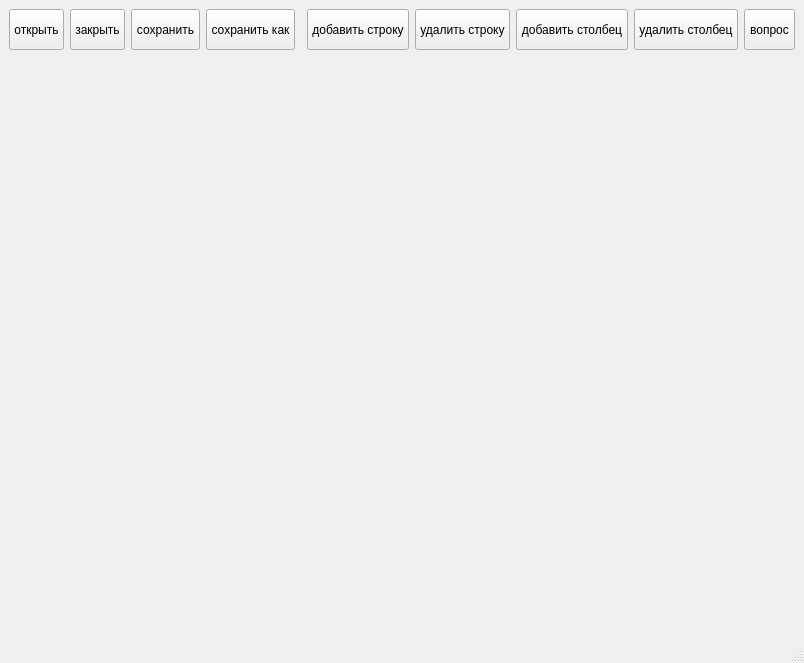
<?xml version="1.0" encoding="UTF-8"?>
<ui version="4.0">
 <class>MainWindow</class>
 <widget class="QMainWindow" name="MainWindow">
  <property name="geometry">
   <rect>
    <x>0</x>
    <y>0</y>
    <width>804</width>
    <height>663</height>
   </rect>
  </property>
  <property name="windowTitle">
   <string>MainWindow</string>
  </property>
  <widget class="QWidget" name="centralwidget">
   <layout class="QGridLayout" name="gridLayout">
    <item row="0" column="0">
     <widget class="QToolButton" name="newTab">
      <property name="minimumSize">
       <size>
        <width>51</width>
        <height>41</height>
       </size>
      </property>
      <property name="toolTip">
       <string>&lt;html&gt;&lt;head/&gt;&lt;body&gt;&lt;p align=&quot;center&quot;&gt;Добавить лист&lt;/p&gt;&lt;/body&gt;&lt;/html&gt;</string>
      </property>
      <property name="text">
       <string>открыть</string>
      </property>
     </widget>
    </item>
    <item row="0" column="1">
     <widget class="QToolButton" name="deleteTab">
      <property name="minimumSize">
       <size>
        <width>51</width>
        <height>41</height>
       </size>
      </property>
      <property name="toolTip">
       <string>&lt;html&gt;&lt;head/&gt;&lt;body&gt;&lt;p align=&quot;center&quot;&gt;Удалить лист&lt;/p&gt;&lt;/body&gt;&lt;/html&gt;</string>
      </property>
      <property name="text">
       <string>закрыть</string>
      </property>
     </widget>
    </item>
    <item row="1" column="0" colspan="10">
     <widget class="QWidget" name="widget" native="true">
      <property name="minimumSize">
       <size>
        <width>782</width>
        <height>498</height>
       </size>
      </property>
     </widget>
    </item>
    <item row="0" column="2">
     <widget class="QToolButton" name="save">
      <property name="minimumSize">
       <size>
        <width>51</width>
        <height>41</height>
       </size>
      </property>
      <property name="toolTip">
       <string>&lt;html&gt;&lt;head/&gt;&lt;body&gt;&lt;p align=&quot;center&quot;&gt;Сохранить файл&lt;/p&gt;&lt;/body&gt;&lt;/html&gt;</string>
      </property>
      <property name="text">
       <string>сохранить</string>
      </property>
     </widget>
    </item>
    <item row="0" column="3">
     <widget class="QToolButton" name="saveAs">
      <property name="minimumSize">
       <size>
        <width>51</width>
        <height>41</height>
       </size>
      </property>
      <property name="toolTip">
       <string>&lt;html&gt;&lt;head/&gt;&lt;body&gt;&lt;p align=&quot;center&quot;&gt;Сохранить как файл&lt;/p&gt;&lt;/body&gt;&lt;/html&gt;</string>
      </property>
      <property name="whatsThis">
       <string>&lt;html&gt;&lt;head/&gt;&lt;body&gt;&lt;p&gt;&lt;br/&gt;&lt;/p&gt;&lt;/body&gt;&lt;/html&gt;</string>
      </property>
      <property name="text">
       <string>сохранить как</string>
      </property>
     </widget>
    </item>
    <item row="0" column="5">
     <widget class="QToolButton" name="row">
      <property name="minimumSize">
       <size>
        <width>51</width>
        <height>41</height>
       </size>
      </property>
      <property name="toolTip">
       <string>&lt;html&gt;&lt;head/&gt;&lt;body&gt;&lt;p align=&quot;center&quot;&gt;Добавить строку&lt;/p&gt;&lt;/body&gt;&lt;/html&gt;</string>
      </property>
      <property name="whatsThis">
       <string>&lt;html&gt;&lt;head/&gt;&lt;body&gt;&lt;p&gt;Добавить строку&lt;/p&gt;&lt;/body&gt;&lt;/html&gt;</string>
      </property>
      <property name="text">
       <string>добавить строку</string>
      </property>
     </widget>
    </item>
    <item row="0" column="6">
     <widget class="QToolButton" name="deleteRow">
      <property name="minimumSize">
       <size>
        <width>51</width>
        <height>41</height>
       </size>
      </property>
      <property name="toolTip">
       <string>&lt;html&gt;&lt;head/&gt;&lt;body&gt;&lt;p align=&quot;center&quot;&gt;Удалить строку&lt;/p&gt;&lt;/body&gt;&lt;/html&gt;</string>
      </property>
      <property name="text">
       <string>удалить строку</string>
      </property>
     </widget>
    </item>
    <item row="0" column="7">
     <widget class="QToolButton" name="column">
      <property name="minimumSize">
       <size>
        <width>51</width>
        <height>41</height>
       </size>
      </property>
      <property name="toolTip">
       <string>&lt;html&gt;&lt;head/&gt;&lt;body&gt;&lt;p align=&quot;center&quot;&gt;Добавить столбец&lt;/p&gt;&lt;/body&gt;&lt;/html&gt;</string>
      </property>
      <property name="whatsThis">
       <string>&lt;html&gt;&lt;head/&gt;&lt;body&gt;&lt;p&gt;Добавить столбец&lt;/p&gt;&lt;/body&gt;&lt;/html&gt;</string>
      </property>
      <property name="text">
       <string>добавить столбец</string>
      </property>
     </widget>
    </item>
    <item row="0" column="8">
     <widget class="QToolButton" name="deleteColumn">
      <property name="minimumSize">
       <size>
        <width>51</width>
        <height>41</height>
       </size>
      </property>
      <property name="toolTip">
       <string>&lt;html&gt;&lt;head/&gt;&lt;body&gt;&lt;p align=&quot;center&quot;&gt;Удалить столбец&lt;/p&gt;&lt;/body&gt;&lt;/html&gt;</string>
      </property>
      <property name="text">
       <string>удалить столбец</string>
      </property>
     </widget>
    </item>
    <item row="0" column="9">
     <widget class="QToolButton" name="question">
      <property name="minimumSize">
       <size>
        <width>51</width>
        <height>41</height>
       </size>
      </property>
      <property name="toolTip">
       <string>&lt;html&gt;&lt;head/&gt;&lt;body&gt;&lt;p align=&quot;center&quot;&gt;Полезная информация&lt;/p&gt;&lt;/body&gt;&lt;/html&gt;</string>
      </property>
      <property name="text">
       <string>вопрос</string>
      </property>
     </widget>
    </item>
   </layout>
  </widget>
  <widget class="QMenuBar" name="menubar">
   <property name="geometry">
    <rect>
     <x>0</x>
     <y>0</y>
     <width>804</width>
     <height>26</height>
    </rect>
   </property>
  </widget>
  <widget class="QStatusBar" name="statusbar"/>
 </widget>
 <resources/>
 <connections/>
</ui>
